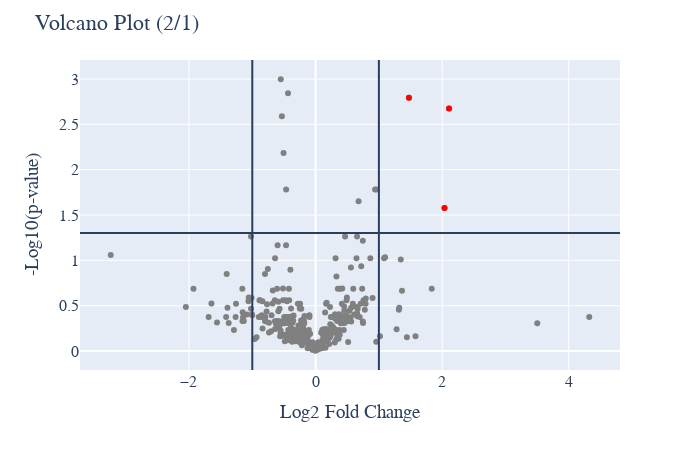

The notebook cell this image was saved under:
### Code cell
# Abundance Volcano plot
plot_options={
            "compare groups": [1, 2],
            "title": "Volcano Plot",
            "X Title": "Log2 Fold Change",
            "Y Title": "-Log10(p-value)",
            "up color": "red",
            "down color": "blue",
            "all color": "gray",
            "width": 700,
            "height": 450,
            "font": dict(size=16, family="Arial black"),
            "ylimits": [],
            "xlimits": [],
            "help for information only": \
            "compare groups: list of two numbers default [0,1] means compare" \
            "the second group again the first group." \
            "xlimits: list or tuple of two numbers [0,10]." \
        }
figure, _, _ =volcano_plots(data_obj, plot_options, saved_settings)
figure.show()
#figure.write_image("images/test.svg")

### Figure 1 — Plotly figure (JSON) as saved in the notebook; plotly's stock layout.template omitted (floating-point values rounded to 4 significant figures; data arrays with more than 128 entries replaced by an {"elided": "..."} marker saying what was removed)
{"data": [{"hovertemplate": "%{text}<br>x=: %{x} <br>y=: %{y}", "legendgroup": "", "marker": {"color": "#636efa", "symbol": "circle"}, "mode": "markers", "name": "", "orientation": "v", "showlegend": false, "type": "scatter", "xaxis": "x", "yaxis": "y"}, {"hovertemplate": "%{text}<br>x=: %{x} <br>y=: %{y}", "marker": {"color": "gray"}, "mode": "markers", "text": {"elided": "394 str values"}, "type": "scatter", "x": {"elided": "394 float values"}, "y": {"elided": "394 float values"}}, {"hovertemplate": "%{text}<br>x=: %{x} <br>y=: %{y}", "marker": {"color": "red"}, "mode": "markers", "text": ["P50238", "Q00688", "Q92841"], "type": "scatter", "x": [2.037, 2.108, 1.474], "y": [1.579, 2.674, 2.792]}], "layout": {"font": {"family": "Arial black", "size": 16}, "height": 450, "legend": {"tracegroupgap": 0}, "margin": {"t": 60}, "shapes": [{"type": "line", "x0": 0, "x1": 1, "xref": "x domain", "y0": 1.301, "y1": 1.301, "yref": "y"}, {"type": "line", "x0": -1, "x1": -1, "xref": "x", "y0": 0, "y1": 1, "yref": "y domain"}, {"type": "line", "x0": 1, "x1": 1, "xref": "x", "y0": 0, "y1": 1, "yref": "y domain"}], "showlegend": false, "title": {"text": "Volcano Plot (2/1)"}, "width": 700, "xaxis": {"anchor": "y", "domain": [0, 1], "title": {"text": "Log2 Fold Change"}}, "yaxis": {"anchor": "x", "domain": [0, 1], "title": {"text": "-Log10(p-value)"}}}}
